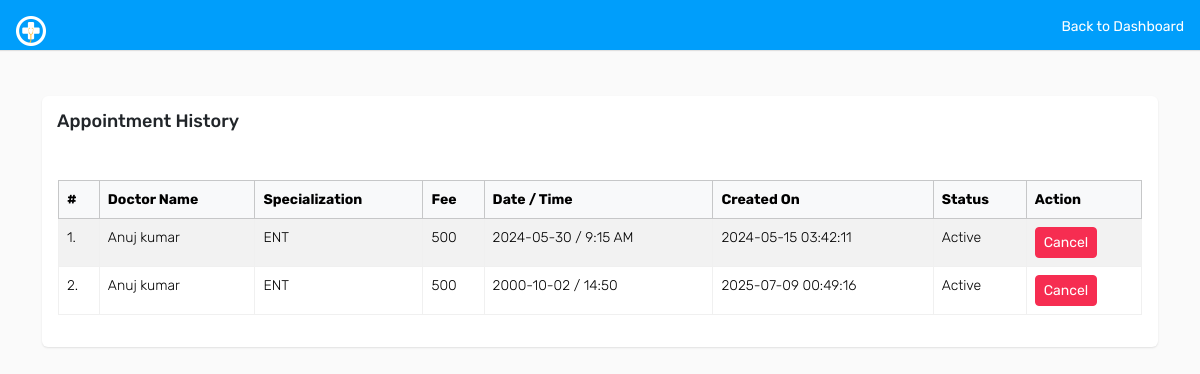
Page /patient/appointment-history.php (signed in) on the committed database.
### tables this page shows
CREATE TABLE `appointment` (
  `id` int(11) NOT NULL,
  `doctorSpecialization` varchar(255) DEFAULT NULL,
  `doctorId` int(11) DEFAULT NULL,
  `userId` int(11) DEFAULT NULL,
  `consultancyFees` int(11) DEFAULT NULL,
  `appointmentDate` varchar(255) DEFAULT NULL,
  `appointmentTime` varchar(255) DEFAULT NULL,
  `postingDate` timestamp NULL DEFAULT current_timestamp(),
  `userStatus` int(11) DEFAULT NULL,
  `doctorStatus` int(11) DEFAULT NULL,
  `updationDate` timestamp NULL DEFAULT NULL ON UPDATE current_timestamp()
);

CREATE TABLE `doctors` (
  `id` int(11) NOT NULL,
  `specilization` varchar(255) DEFAULT NULL,
  `doctorName` varchar(255) DEFAULT NULL,
  `address` longtext DEFAULT NULL,
  `docFees` varchar(255) DEFAULT NULL,
  `contactno` bigint(11) DEFAULT NULL,
  `docEmail` varchar(255) DEFAULT NULL,
  `password` varchar(255) DEFAULT NULL,
  `creationDate` timestamp NULL DEFAULT current_timestamp(),
  `updationDate` timestamp NULL DEFAULT NULL ON UPDATE current_timestamp()
);

### patient/appointment-history.php (the view, shortened to what this page needs)
<?php
include('includes/config.php');
if (strlen($_SESSION['id'] == 0)) {
	header('location: auth/logout.php');
} else {
?>
    <!DOCTYPE html>
    <html lang="en">
    <head>
        <link href="https://cdn.jsdelivr.net/npm/bootstrap@5.3.3/dist/css/bootstrap.min.css" rel="stylesheet">
        <link rel="stylesheet" href="assets/css/font-awesome.min.css">
        <link rel="stylesheet" href="assets/css/style.css">
    </head>
    <body>
        <div class="header bg-primary mb-4 p-3 d-flex justify-content-between">
            <a href="dashboard.php" class="text-white text-decoration-none">
                <img src="assets/images/logo.png" width="30" height="30" alt="CARE">
            </a>
            <a href="dashboard.php" class="text-white text-decoration-none">Back to Dashboard</a>
        </div>
        <div class="container mt-5 py-5">
            <div class="card">
                <div class="card-header">
                    <h4 class="mb-0">Appointment History</h4>
                </div>
                <div class="card-body">
                    <div class="table-responsive">
                        <table class="table table-bordered table-striped table-hover">
                            <thead class="table-light">
                                <tr>
                                    <th>#</th>
                                    <th>Doctor Name</th>
                                    <th>Specialization</th>
                                    <th>Fee</th>
                                    <th>Date / Time</th>
                                    <th>Created On</th>
                                    <th>Status</th>
                                    <th>Action</th>
                                </tr>
                            </thead>
                            <tbody>
                                <?php
                                $sql = mysqli_query($con, "SELECT doctors.doctorName AS docname, appointment.* FROM appointment JOIN doctors ON doctors.id = appointment.doctorId WHERE appointment.userId='" . $_SESSION['id'] . "'");
                                $cnt = 1;
                                while ($row = mysqli_fetch_array($sql)) {
                                ?>
                                    <tr>
                                        <td><?php echo $cnt; ?>.</td>
                                        <td><?php echo htmlentities($row['docname']); ?></td>
                                        <td><?php echo htmlentities($row['doctorSpecialization']); ?></td>
                                        <td><?php echo htmlentities($row['consultancyFees']); ?></td>
                                        <td><?php echo htmlentities($row['appointmentDate']); ?> / <?php echo htmlentities($row['appointmentTime']); ?></td>
                                        <td><?php echo htmlentities($row['postingDate']); ?></td>
                                        <td>
                                            <?php
                                            if ($row['userStatus'] == 1 && $row['doctorStatus'] == 1) echo "Active";
                                            elseif ($row['userStatus'] == 0 && $row['doctorStatus'] == 1) echo "Cancelled by You";
                                            elseif ($row['userStatus'] == 1 && $row['doctorStatus'] == 0) echo "Cancelled by Doctor";
                                            ?>
                                        </td>
                                        <td>
                                            <?php if ($row['userStatus'] == 1 && $row['doctorStatus'] == 1) { ?>
                                                <a href="appointment-history.php?id=<?php echo $row['id'] ?>&cancel=update" onClick="return confirm('Are you sure you want to cancel this appointment ?')" class="btn btn-danger btn-sm">Cancel</a>
                                            <?php } else {
                                                echo "Canceled";
                                            } ?>
                                        </td>
                                    </tr>
                                <?php $cnt++;
                                } ?>
                            </tbody>
                        </table>
                    </div>
                </div>
            </div>
        </div>
    </body>
    </html>
<?php } ?>

### rows in the picture
appointment: doctorId.doctorName "Anuj kumar", doctorSpecialization "ENT", consultancyFees "500", appointmentDate "2024-05-30", appointmentTime "9:15 AM", postingDate "2024-05-15 03:42:11", userStatus "Active"
appointment: doctorId.doctorName "Anuj kumar", doctorSpecialization "ENT", consultancyFees "500", appointmentDate "2000-10-02", appointmentTime "14:50", postingDate "2025-07-09 00:49:16", userStatus "Active"
